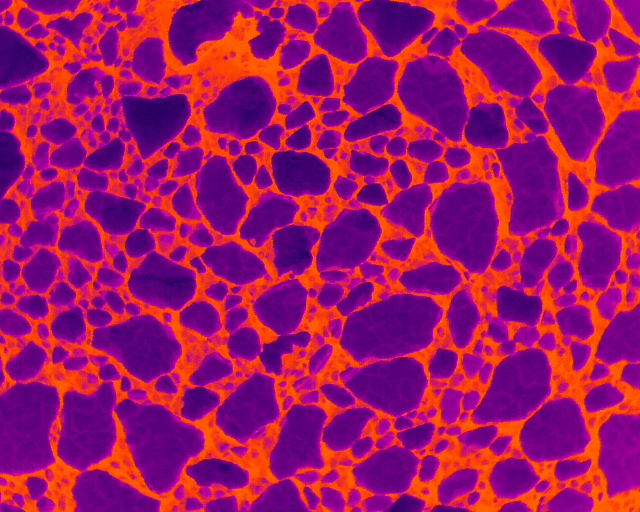
#> input picture data/thermal_timelapse/DJI_20250218031622_0009_T.JPG, 640 x 512 px, given in place of sea_ice.jpg, which was not available
$ python homography.py
#> lines starting #> are read from the running program, lines starting #| are printed output that depends on the picture; after the words box and inside, x2 and y2 are one past the last pixel; in counts of white or black regions, pixels touching at a corner belong together; long printed decimals are rounded; pictures that were not available may be replaced by others from this repository, and a replacement may not be noted
#> further down, vis_bgr is the input picture: shape (512, 640, 3); mean B, G, R 99.5, 20.3, 157.6
### scripts/binary_mask.py
"""
binary_mask.py — Core sea ice segmentation library
===================================================
Provides the FloeSeparator class for classical (CLAHE + threshold) ice/sea
segmentation, plus helper functions for floe characterization, fractal
dimension estimation, temperature analysis, and multi-frame motion tracking.

This module is imported by all inference scripts (batch_infer, infer_tif,
compare_thermal, batch_infer_visible_multiscale). It can also be run directly
for quick smoke-testing of the full pipeline.

Classes
-------
FloeSeparator
    Preprocess a single image (CLAHE equalization + binary threshold) and
    segment it into individually labeled ice floes via erode/dilate separation.

Key Functions
-------------
characterize_floes(labels)
    Ellipse-fit shape metrics (area, perimeter, aspect ratio, circularity)
    for each labeled floe.
compute_fractal_dimension(areas, perimeters)
    Estimate boundary fractal dimension D via log-log P-A regression with
    95% bootstrap confidence interval.
measure_raw_contours(mask, min_area_px)
    Extract raw contour areas/perimeters directly from a binary mask
    (no erode/dilate smoothing).
compute_average_temps(temp_arr, labels)
    Per-floe mean temperature from a float temperature array.
match_floes / track_floes_over_sequence / compute_avg_velocity_for_full_tracks
    Multi-frame floe tracking and motion analysis utilities.

Usage
-----
    python scripts/binary_mask.py

    (Runs a demo on the thermal timelapse data with motion tracking.)

Dependencies
------------
    opencv-python, numpy, matplotlib, Pillow
"""

import csv
import cv2 as cv
import numpy as np
import matplotlib.pyplot as plt
import os
from pathlib import Path
from PIL import Image

class FloeSeparator:
    """This class is used to process a singular thermal sea ice image into segmented ice floes.
    Results are stored as self.labels_filtered
    """
    def __init__(self, img_path):
        # load image
#> called with img_path = 'data/images/sea_ice_thermal.jpg'
        self.img_path = img_path
        self.img = cv.imread(img_path)
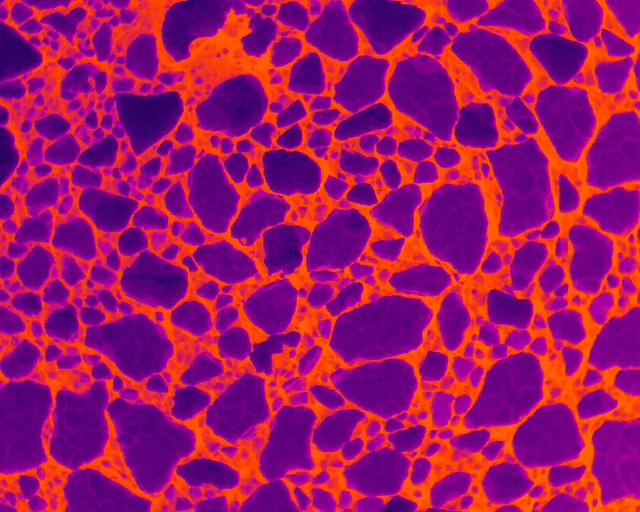
#> input picture data/thermal_timelapse/DJI_20250218031618_0007_T.JPG, 640 x 512 px, given in place of sea_ice_thermal.jpg, which was not available
#> self.img is the input picture: shape (512, 640, 3); mean B, G, R 100, 20, 158.3
        if self.img is None:
            raise FileNotFoundError(f"Could not read image at: {os.path.abspath(img_path)}")

        self.img_gray = None
        self.img_rgb = None
        self.mask = None
        self.labels_filtered = None
        self.areas_px = None
        self.centroids = None

    # [8 lines left out: function save_rgb_as_bgr, not called in this run]

    def preprocess(self, img_path=None, clahe_clip=1.5, clahe_grid=(8, 8), thresh_val=70):
        """Load image, CLAHE-equalize gray, binary-inv threshold. Returns (img_gray, img_rgb, mask)."""
#> called with clahe_clip = 1.5, clahe_grid = (8, 8), thresh_val = 70
        # if a new path is provided, update self.img
        if img_path is not None:
            self.img_path = img_path
            self.img = cv.imread(img_path)

        img = self.img
        if img is None:
            raise FileNotFoundError(f"Could not read image at: {os.path.abspath(self.img_path)}")

        img_gray = cv.cvtColor(img, cv.COLOR_BGR2GRAY)
        img_rgb  = cv.cvtColor(img, cv.COLOR_BGR2RGB)

        # CLAHE
        clahe = cv.createCLAHE(clipLimit=clahe_clip, tileGridSize=clahe_grid)
        img_gray_eq = clahe.apply(img_gray)
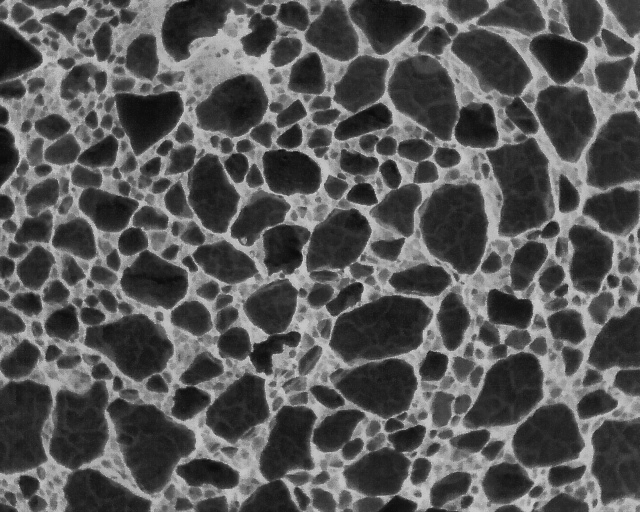
#> img_gray_eq: shape (512, 640); min 10, max 206, mean 86.9
        cv.imwrite('clahe_output.jpg', img_gray_eq)

        # Binary INV: 255=ice, 0=sea
        _, mask = cv.threshold(img_gray_eq, thresh_val, 255, cv.THRESH_BINARY_INV)
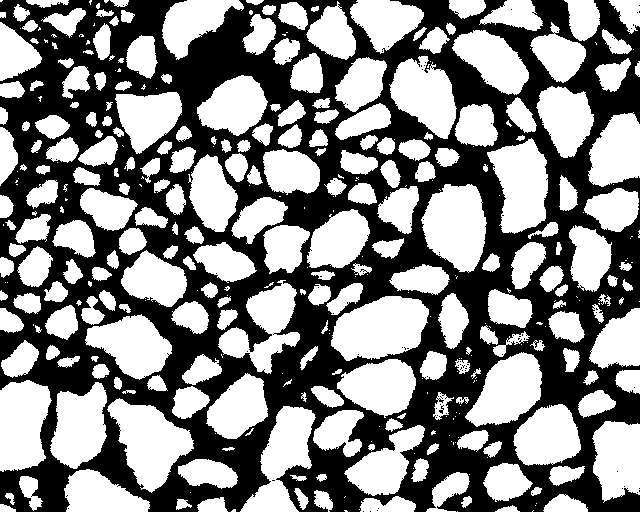
#> mask: shape (512, 640); 52.6% white; 108 black regions (106 under 20 px), largest, box (x1, y1, x2, y2) and area: (0, 0, 640, 512) 155053, (439, 405, 444, 414) 20
        mask = mask.astype(np.uint8)

        # store on self so they are accessible later
        self.img_gray = img_gray
        self.img_rgb = img_rgb
        self.mask = mask

        return img_gray, img_rgb, mask

    # [781 lines left out: functions split_erode_dilate, split_erode_dilate_small, split_simple, get_colored_segments, get_numbered_segments, visualize and 16 more, not called in this run]

# [152 lines that do not run on import are left out]


# [90 lines left out: functions characterize_floes, compute_fractal_dimension, measure_raw_contours, not called in this run]

### scripts/experimental/homography.py
"""Experimental: Automatic thermal-to-visible image registration via distance-transform template matching."""

import cv2 as cv
import numpy as np
import matplotlib.pyplot as plt
try:
    from .binary_mask import FloeSeparator
except ImportError:
    from binary_mask import FloeSeparator


def _visible_to_ice_mask(vis_bgr):
    """
    Convert visible RGB/BGR image into a binary ice/sea mask.
    Output: vis_mask (uint8, 0 or 255, ice=255, sea=0)
    """
    vis_gray = cv.cvtColor(vis_bgr, cv.COLOR_BGR2GRAY)

    # Enhance contrast (helps separate bright ice from darker water)
    clahe = cv.createCLAHE(clipLimit=2.0, tileGridSize=(8, 8))
    vis_clahe = clahe.apply(vis_gray)

    # Blur to suppress cracks/shadows inside floes
    blur = cv.GaussianBlur(vis_clahe, (11, 11), 0)
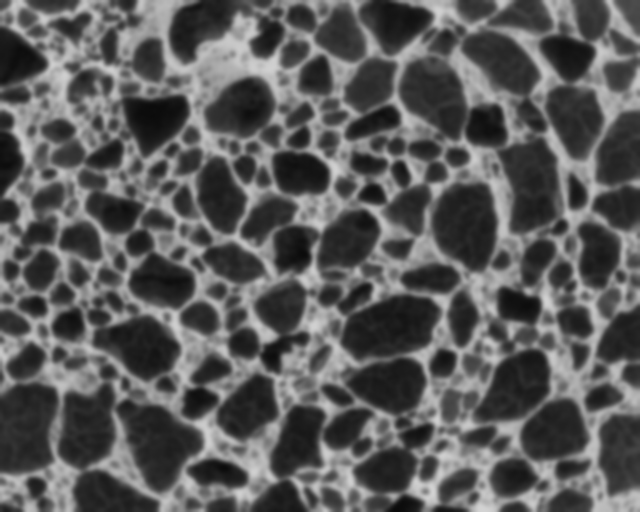
#> blur: shape (512, 640); min 10, max 211, mean 90.9

    # Otsu threshold
    _, vis_mask = cv.threshold(
        blur, 0, 255,
        cv.THRESH_BINARY + cv.THRESH_OTSU
    )
#> vis_mask: shape (512, 640); 42.7% white; 12 white regions (4 under 20 px), largest, box (x1, y1, x2, y2) and area: (0, 0, 640, 512) 139000, (102, 303, 133, 327) 358, (502, 320, 528, 341) 289

    # Ensure ice is white (255). If mostly black, invert.
    if vis_mask.mean() < 127:
        vis_mask = 255 - vis_mask

    # Morphological cleanup
    k = np.ones((5, 5), np.uint8)
    vis_mask = cv.morphologyEx(vis_mask, cv.MORPH_OPEN, k)
#> vis_mask: shape (512, 640); 56.6% white; 7 black regions (3 under 20 px), largest, box (x1, y1, x2, y2) and area: (0, 0, 640, 512) 141942, (627, 178, 640, 189) 100, (402, 412, 408, 417) 23, (369, 106, 379, 111) 20
    vis_mask = cv.morphologyEx(vis_mask, cv.MORPH_CLOSE, k)
#> vis_mask: shape (512, 640); 57.6% white; 20 black regions, largest, box (x1, y1, x2, y2) and area: (0, 0, 640, 512) 120209, (290, 408, 403, 512) 4177, (399, 0, 564, 114) 3325

    return vis_mask


def _clean_thermal_mask(mask_th):
    """
    Ensure thermal mask is clean binary ice/sea mask.
    Input: mask_th (any dtype)
    Output: mask_th_bin (uint8, 0 or 255, ice=255, sea=0)
    """
    if mask_th is None:
        raise ValueError("mask_th is None")

    if mask_th.dtype != np.uint8:
        mask_th = np.clip(mask_th, 0, 255).astype(np.uint8)

    # If not already binary, re-threshold
    _, mask_bin = cv.threshold(
        mask_th, 0, 255,
        cv.THRESH_BINARY + cv.THRESH_OTSU
    )

    # Clean small noise
    k = np.ones((3, 3), np.uint8)
    mask_bin = cv.morphologyEx(mask_bin, cv.MORPH_OPEN, k)
#> mask_bin: shape (512, 640); 51.5% white; 12 black regions (11 under 20 px), largest, box (x1, y1, x2, y2) and area: (0, 0, 640, 512) 158962
    mask_bin = cv.morphologyEx(mask_bin, cv.MORPH_CLOSE, k)
#> mask_bin: shape (512, 640); 51.7% white; 1 black region, box (x1, y1, x2, y2) and area: (0, 0, 640, 512) 158400

    return mask_bin


def register_thermal_to_visible(
    vis_bgr,
    mask_th,
    thermal_gray=None,
    scale_range=(0.6, 1.4),
    scale_steps=25
):
    """
    vis_bgr:      visible image (BGR, np.ndarray)
    mask_th:      thermal mask image (single-channel, np.ndarray, ice=white)
    thermal_gray: optional thermal grayscale image (same FOV as mask_th)
    scale_range:  (min_scale, max_scale) search range
    scale_steps:  number of scales to sample between min and max

    Returns:
        H: 3x3 homography matrix (thermal mask coords -> visible coords)
        corners_vis: 4x1x2 array of mapped thermal corners in visible image
    """

    if vis_bgr is None:
        raise ValueError("vis_bgr is None (visible image not provided).")
    if mask_th is None:
        raise ValueError("mask_th is None (thermal mask not provided).")

    # --- 1. Get binary masks for both modalities ---
    vis_mask = _visible_to_ice_mask(vis_bgr)
    mask_th_bin = _clean_thermal_mask(mask_th)

    # Binary 0/1 (foreground = ice)
    vis_ice = (vis_mask > 0).astype(np.uint8)
    th_ice = (mask_th_bin > 0).astype(np.uint8)

    # --- 2. Distance transforms (shape fields) ---
    vis_dt = cv.distanceTransform(vis_ice, cv.DIST_L2, 5)
    th_dt = cv.distanceTransform(th_ice, cv.DIST_L2, 5)
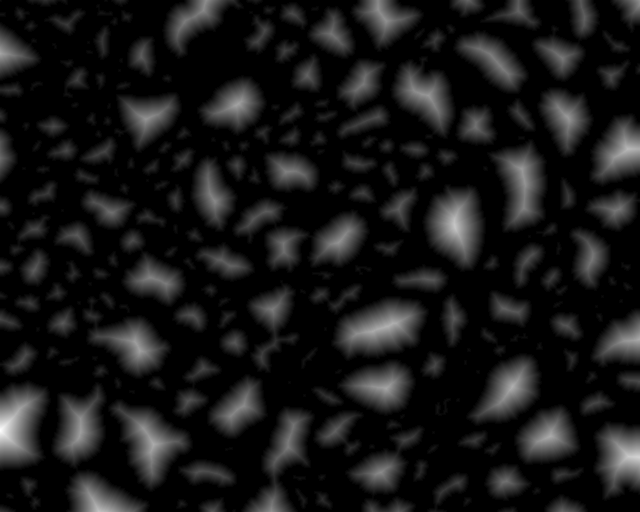
#> th_dt: shape (512, 640) float32; min 0, max 40.39, mean 3.8; drawn with min black and max white

    # Normalize to [0,1] for stable template matching
    vis_dt_norm = cv.normalize(vis_dt, None, 0, 1.0, cv.NORM_MINMAX)
    th_dt_norm = cv.normalize(th_dt, None, 0, 1.0, cv.NORM_MINMAX)

    h_th0, w_th0 = th_dt_norm.shape[:2]
#> h_th0 = 512; w_th0 = 640

    # --- 3. Multi-scale template matching on distance transforms ---
    best_score = -1.0
    best_rect = None      # (x, y, w, h)
    best_scale = None

    scales = np.linspace(scale_range[0], scale_range[1], scale_steps)

    for s in scales:
        w = int(w_th0 * s)
        h = int(h_th0 * s)
        if w < 20 or h < 20:
            continue
        if w >= vis_dt_norm.shape[1] or h >= vis_dt_norm.shape[0]:
            continue

        tmpl = cv.resize(th_dt_norm, (w, h), interpolation=cv.INTER_LINEAR)

        res = cv.matchTemplate(vis_dt_norm, tmpl, cv.TM_CCOEFF_NORMED)
        _, max_val, _, max_loc = cv.minMaxLoc(res)

        if max_val > best_score:
            best_score = max_val
            best_rect = (max_loc[0], max_loc[1], w, h)
            best_scale = s
#> this loop made 25 passes
#> (max_val, best_score, best_rect) on passes 1, 2, 9, 10, 11, 12: (0.178, 0.178, (0, 178, 384, 307)), (0.184, 0.184, (0, 164, 405, 324)), (0.236, 0.236, (80, 40, 554, 443)), (0.303, 0.303, (61, 27, 576, 460)), (0.491, 0.491, (36, 18, 597, 477)), (0.791, 0.791, (21, 9, 618, 494))
#> (max_val, max_loc) on passes 3 to 8: (0.121, (118, 74)), (0.124, (107, 108)), (0.159, (89, 102)), (0.137, (75, 85)), (0.125, (119, 66)), (0.159, (93, 68))
#> pass 1, in register_thermal_to_visible, `res = cv.matchTemplate(vis_dt_norm, tmpl, cv.TM_CCOEFF_NORMED)`:
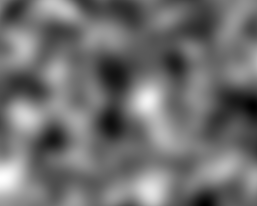
#> res: shape (206, 257) float32; min -0.117, max 0.178, mean 0.0131; drawn with min black and max white
#> after the loop, best_scale = 0.967; best_score = 0.791

    if best_rect is None:
        raise RuntimeError("Template matching failed (no valid scales).")

    x, y, w, h = best_rect
#> x = 21; y = 9; w = 618; h = 494
    print(f"[DT template] best score={best_score:.3f}, scale={best_scale:.3f}, "
          f"x={x}, y={y}, w={w}, h={h}")
#| [DT template] best score=0.791, scale=0.967, x=21, y=9, w=618, h=494

    # --- 4. Build homography from thermal-mask coords -> visible coords ---
    corners_th = np.float32([
        [0,      0],
        [w_th0,  0],
        [w_th0,  h_th0],
        [0,      h_th0]
    ]).reshape(-1, 1, 2)
#> corners_th = [[0, 0], [640, 0], [640, 512], [0, 512]]

    corners_vis = np.float32([
        [x,     y],
        [x + w, y],
        [x + w, y + h],
        [x,     y + h]
    ]).reshape(-1, 1, 2)
#> corners_vis = [[21, 9], [639, 9], [639, 503], [21, 503]]

    H = cv.getPerspectiveTransform(corners_th, corners_vis)
#> H = [[0.966, 0, 21], [0, 0.965, 9], [0, 0, 1]]
    print("Estimated homography H (from distance-transform template match):")
    print(H)
#| [[ 0.9656    0.         21.        ]
#|  [ 0.          0.9648  9.        ]
#|  [ 0.          0.          1.        ]]

    # --- 5. Visualization: visible + quad, and overlay ---
    vis_rgb = cv.cvtColor(vis_bgr, cv.COLOR_BGR2RGB)
    vis_with_quad = vis_rgb.copy()
    corners_int = np.int32(corners_vis)
#> corners_int = [[21, 9], [639, 9], [639, 503], [21, 503]]
    cv.polylines(
        vis_with_quad,
        [corners_int],
        isClosed=True,
        color=(255, 0, 0),
        thickness=3
    )
#> vis_with_quad: shape (512, 640, 3); mean R, G, B 160.5, 19.7, 96.4

    # Warp either thermal grayscale or mask for overlay
    if thermal_gray is not None:
        if thermal_gray.dtype != np.uint8:
            thermal_gray = np.clip(thermal_gray, 0, 255).astype(np.uint8)
        thermal_rgb = cv.cvtColor(thermal_gray, cv.COLOR_GRAY2RGB)
        warped_thermal = cv.warpPerspective(
            thermal_rgb,
            H,
            (vis_rgb.shape[1], vis_rgb.shape[0])
        )
    else:
        mask_rgb = cv.cvtColor(mask_th_bin, cv.COLOR_GRAY2RGB)
        warped_thermal = cv.warpPerspective(
            mask_rgb,
            H,
            (vis_rgb.shape[1], vis_rgb.shape[0])
        )

    alpha = 0.5
    overlay = cv.addWeighted(vis_rgb, 1 - alpha, warped_thermal, alpha, 0)
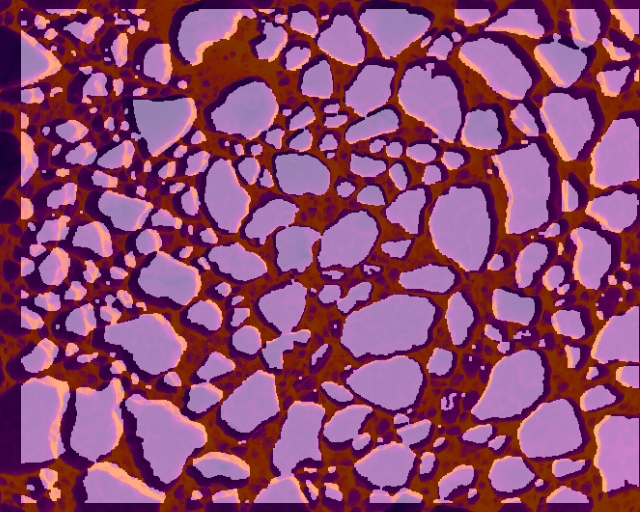
#> overlay: shape (512, 640, 3); mean R, G, B 140.2, 71.6, 111.1

    fig, axes = plt.subplots(1, 2, figsize=(12, 6))

    axes[0].imshow(vis_with_quad)
    axes[0].set_title("Visible with Thermal FOV (quad)")
    axes[0].axis("off")

    axes[1].imshow(overlay)
    axes[1].set_title("Thermal warped onto Visible")
    axes[1].axis("off")

    plt.tight_layout()
    plt.show()

    return H, corners_vis


if __name__ == "__main__":
    # Example usage: python -m sea_ice_analysis.scripts.homography
    from pathlib import Path as _Path
    visible_path = str(_Path(__file__).parent.parent.parent / "data" / "images" / "sea_ice.jpg")
    thermal_path = str(_Path(__file__).parent.parent.parent / "data" / "images" / "sea_ice_thermal.jpg")

    vis_bgr = cv.imread(visible_path, cv.IMREAD_COLOR)
    if vis_bgr is None:
        raise FileNotFoundError(f"Could not read visible image at: {visible_path}")

    processor = FloeSeparator(thermal_path)
    img_gray, img_rgb, mask = processor.preprocess(
        clahe_clip=1.5,
        clahe_grid=(8, 8),
        thresh_val=70,
    )

    # Optionally use img_gray as the thermal intensity image
    thermal_gray = None
    # thermal_gray = img_gray

    H, corners_vis = register_thermal_to_visible(
        vis_bgr,
        mask,
        thermal_gray=thermal_gray,
        scale_range=(0.6, 1.4),
        scale_steps=25,
    )
#> H = [[0.966, 0, 21], [0, 0.965, 9], [0, 0, 1]]; corners_vis = [[21, 9], [639, 9], [639, 503], [21, 503]]
